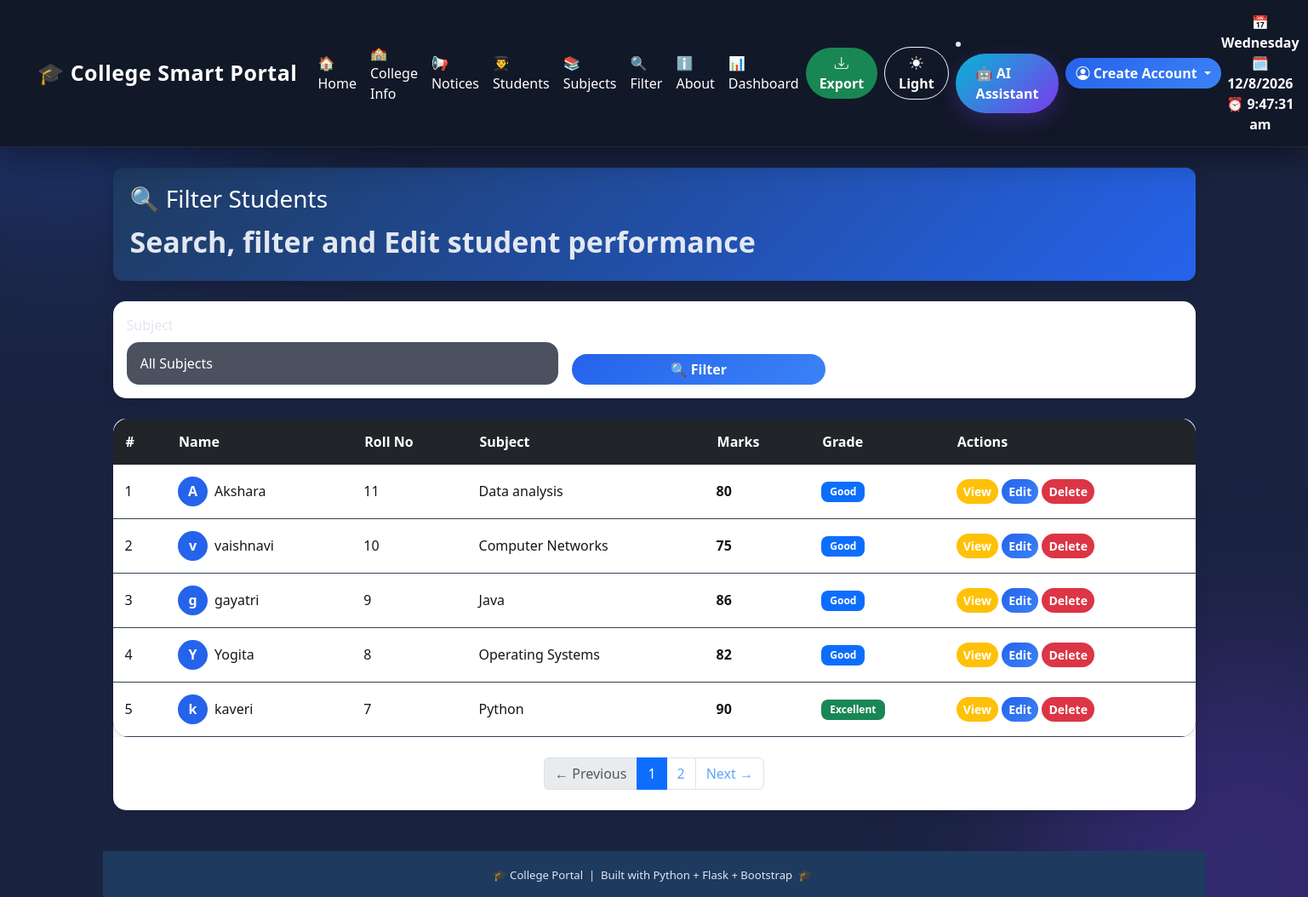
The app's page /filter, older data.
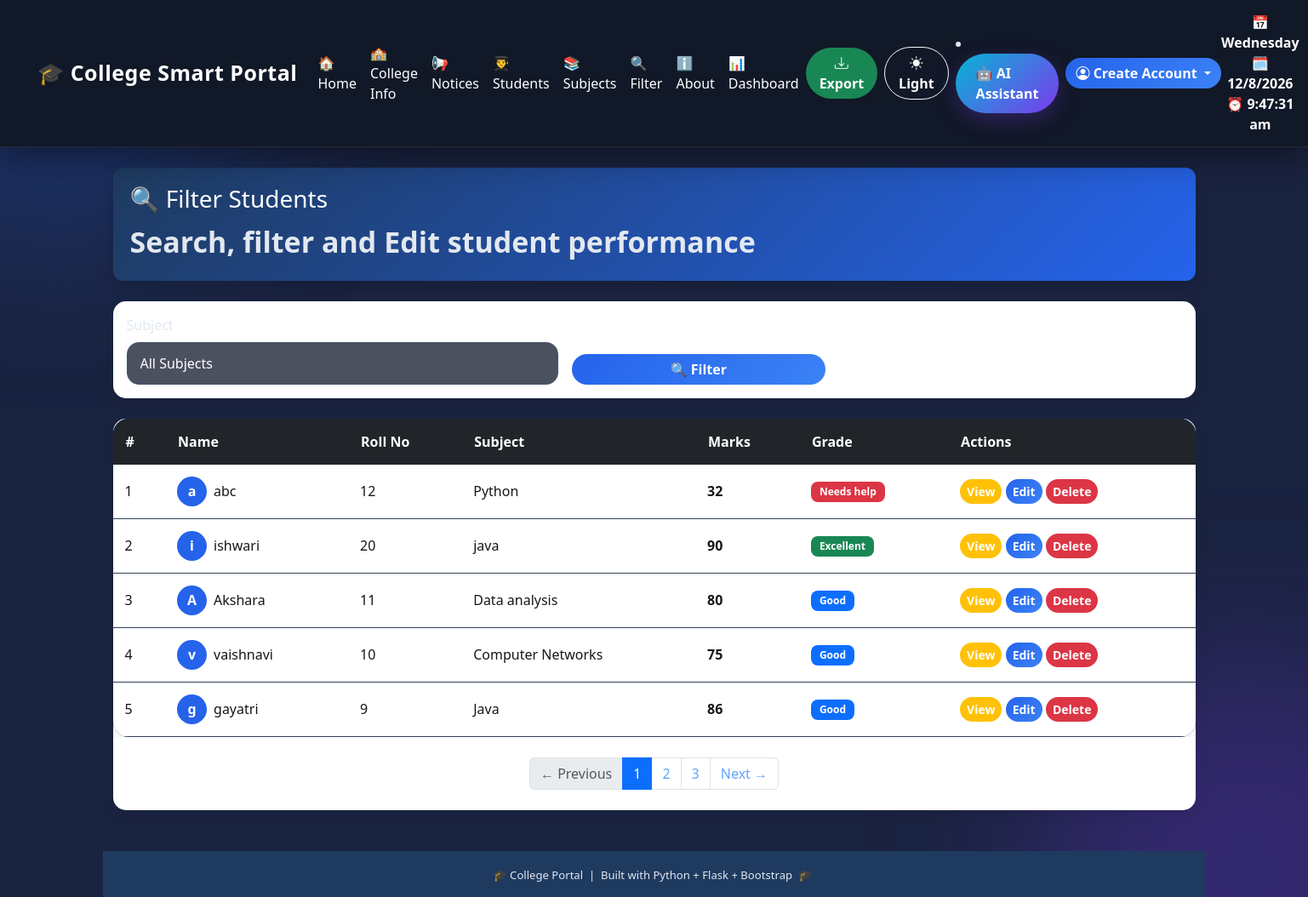
The same page, newer data.
### tables this page shows
CREATE TABLE stud (
            id INTEGER PRIMARY KEY AUTOINCREMENT,
            name TEXT NOT NULL,
            roll_no INTEGER NOT NULL,
            marks INTEGER NOT NULL
        , Subject TEXT, photo TEXT);

### app.py (the view)
@app.route('/filter')
def filter_students():
    subject = request.args.get('subject', '')
    grade = request.args.get('grade', '')
    page = request.args.get('page', 1, type=int)
    per_page = 5
    offset = (page - 1) * per_page
    conn = get_db(MOHINI_DB)
    subjects = conn.execute('''
        SELECT DISTINCT Subject
        FROM stud
        WHERE Subject IS NOT NULL
        AND Subject != ""
        ORDER BY Subject ASC
    ''').fetchall()
    query = 'SELECT * FROM stud WHERE 1=1'
    count_query = 'SELECT COUNT(*) FROM stud WHERE 1=1'
    params = []
    count_params = []
    if subject:
        query += ' AND Subject = ?'
        count_query += ' AND Subject = ?'
        params.append(subject)
        count_params.append(subject)
    if grade == 'excellent':
        query += ' AND marks >= 90'
        count_query += ' AND marks >= 90'
    elif grade == 'good':
        query += ' AND marks >= 75 AND marks < 90'
        count_query += ' AND marks >= 75 AND marks < 90'
    elif grade == 'average':
        query += ' AND marks >= 60 AND marks < 75'
        count_query += ' AND marks >= 60 AND marks < 75'
    elif grade == 'poor':
        query += ' AND marks < 45'
        count_query += ' AND marks < 45'
    total = conn.execute(
        count_query,
        count_params
    ).fetchone()[0]
    query += ' ORDER BY id DESC LIMIT ? OFFSET ?'
    params.extend([per_page, offset])
    students = conn.execute(
        query,
        params
    ).fetchall()
    conn.close()
    total_pages = (total + per_page - 1) // per_page
    return render_template(
        'filter.html',
        students=students,
        subjects=subjects,
        selected_subject=subject,
        selected_grade=grade,
        page=page,
        total_pages=total_pages
    )

### database.py (called while the page is built)
def get_db(MOHINI_DB):
    conn = sqlite3.connect(MOHINI_DB)
    conn.row_factory = sqlite3.Row
    return conn

### templates/filter.html (shortened to what this page needs)
{% extends 'base.html' %}
{% block content %}
<div class="container mt-4">
    <div class="page-title mb-4">
        <h3>🔍 Filter Students</h3>
        <p class="mb-0">Search, filter and Edit student performance</p>
    </div>
    <div class="glass-card p-3 mb-4">
        <form method="GET" action="{{ url_for('filter_students') }}">
            <div class="row g-3 align-items-end">
                <div class="col-md-5">
                    <label class="form-label">Subject</label>
                    <select name="subject" class="form-select">
                        <option value="">All Subjects</option>
                    </select>
                </div>
                <div class="col-md-3">
                    <button class="btn btn-primary w-100">
                        🔍 Filter
                    </button>
                </div>
            </div>
        </form>
    </div>
    <div class="glass-card p-0">
        {% if students %}
        <div class="table-responsive">
            <table class="table mb-0 align-middle ">
                <thead  class="table-dark">
                    <tr>
                        <th>#</th>
                        <th>Name</th>
                        <th>Roll No</th>
                        <th>Subject</th>
                        <th>Marks</th>
                        <th>Grade</th>
                        <th>Actions</th>
                    </tr>
                </thead>
                <tbody>
                    {% for student in students %}
                    <tr>
                        <td>{{ loop.index }}</td>
                        <td>
                            <div class="d-flex align-items-center gap-2">
                                <div class="avatar">
                                    {{ student['name'][0] }}
                                </div>
                                {{ student['name'] }}
                            </div>
                        </td>
                        <td>{{ student['roll_no'] }}</td>
                        <td>{{ student['Subject'] }}</td>
                        <td><b>{{ student['marks'] }}</b></td>
                        <td>
                            {% if student['marks'] >= 90 %}
                                <span class="badge bg-success">Excellent</span>
                            {% elif student['marks'] >= 75 %}
                                <span class="badge bg-primary">Good</span>
                            {% elif student['marks'] >= 60 %}
                                <span class="badge bg-warning text-dark">Average</span>
                            {% else %}
                                <span class="badge bg-danger">Needs help</span>
                            {% endif %}
                        </td>
                        <td>
                            <a href="{{ url_for('detail', id=student.id) }}"
                               class="btn btn-warning btn-sm"> View</a>
                            <a href="{{ url_for('edit_student', id=student['id']) }}"
                               class="btn btn-sm btn-primary">Edit</a>
                            <a href="{{ url_for('delete_student', id=student['id']) }}"
                               class="btn btn-sm btn-danger"
                               onclick="return confirm('Delete?')">Delete</a>
                        </td>
                    </tr>
                    {% endfor %}
                </tbody>
            </table>
        </div>
{% if total_pages > 1 %}
<div class="d-flex justify-content-center py-4">
    <nav>
        <ul class="pagination mb-0">
            {% if page > 1 %}
            <li class="page-item">
                <a class="page-link"
                   href="{{ url_for('filter_students',
                       subject=selected_subject,
                       grade=selected_grade,
                       page=page-1) }}">
                    ← Previous
                </a>
            </li>
            {% else %}
            <li class="page-item disabled">
                <span class="page-link">← Previous</span>
            </li>
            {% endif %}
            {% for p in range(1, total_pages + 1) %}
            <li class="page-item {% if p == page %}active{% endif %}">
                <a class="page-link"
                   href="{{ url_for('filter_students',
                       subject=selected_subject,
                       grade=selected_grade,
                       page=p) }}">
                    {{ p }}
                </a>
            </li>
            {% endfor %}
            {% if page < total_pages %}
            <li class="page-item">
                <a class="page-link"
                   href="{{ url_for('filter_students',
                       subject=selected_subject,
                       grade=selected_grade,
                       page=page+1) }}">
                    Next →
                </a>
            </li>
            {% else %}
            <li class="page-item disabled">
                <span class="page-link">Next →</span>
            </li>
            {% endif %}
        </ul>
    </nav>
</div>
{% endif %}
        {% else %}
        <div class="p-4 text-center text-muted">
            No students found 😢
        </div>
        {% endif %}
    </div>
</div>
  <footer style="background-color: #1e3a5f;" class="text-white text-center py-3 mt-5">
        <small>
            🎓 College Portal &nbsp;|&nbsp;
            Built with Python + Flask + Bootstrap &nbsp;🎓&nbsp;
        </small>
    </footer>
{% endblock %}

### templates/base.html (shortened to what this page needs)
<!DOCTYPE html>
<html lang="en">
<head>
<link rel="stylesheet"
href="https://cdn.jsdelivr.net/npm/bootstrap-icons@1.11.3/font/bootstrap-icons.min.css">
<link href="https://cdn.jsdelivr.net/npm/bootstrap@5.3.0/dist/css/bootstrap.min.css" rel="stylesheet">
<link rel="stylesheet" href="https://cdn.jsdelivr.net/npm/bootstrap-icons@1.11.3/font/bootstrap-icons.min.css">
</head>
<body class="dark-mode">
<nav class="navbar navbar-expand-lg navbar-dark sticky-top">
    <div class="container-fluid px-4">
        <a class="navbar-brand fw-bold" href="/">
            🎓 College Smart Portal
        </a>
        <div class="collapse navbar-collapse" id="navbarNav">
            <ul class="navbar-nav mx-auto align-items-lg-center ">
                <li class="nav-item">
                    <a class="nav-link custom-link" href="/">🏠 Home</a>
                </li>
                <li class="nav-item">
                    <a class="nav-link custom-link" href="/college_info">🏫 College Info</a>
                </li>
                <li class="nav-item">
                    <a class="nav-link custom-link" href="/notices">📢 Notices</a>
                </li>
                <li class="nav-item">
                    <a class="nav-link custom-link" href="/students">👨‍🎓 Students</a>
                </li>
                <li class="nav-item">
                    <a class="nav-link custom-link" href="/subjects">📚 Subjects</a>
                </li>
                <li class="nav-item">
                    <a class="nav-link custom-link" href="/filter">🔍 Filter</a>
                </li>
                <li class="nav-item">
                    <a class="nav-link custom-link" href="/about">ℹ️ About</a>
                </li>
                <li class="nav-item">
                    <a class="nav-link custom-link" href="/dashboard">📊 Dashboard</a>
                </li>
            </ul>
            <div class="d-flex align-items-center gap-2">
                <a href="/export" class="btn btn-success px-3">
                    <i class="bi bi-download"></i> Export
                </a>
            <button onclick="toggleTheme()"
                    class="btn btn-outline-light px-3"
                    id="themeBtn">
                <i class="bi bi-sun-fill"></i> Light
            </button>
              <li class="nav-item">
                    <a class="ai-assistant-btn" href="/assistant">
                        🤖 AI Assistant
                    </a>
             </li>
                <div class="dropdown">
                    <a class="btn btn-primary dropdown-toggle"
                       href="#"
                       data-bs-toggle="dropdown">
                        <i class="bi bi-person-circle"></i>
                        {{ session['username'] if session.get('username') else 'Create Account' }}
                    </a>
                </div>
            </div>
        </div>
      <div class="ms-auto fw-bold text-center" id="datetime"></div>
    </div>
</nav>
<div class="container mt-4 mb-5">
    {% block content %}
    {% endblock %}
</div>
</body>
</html>

### templates/filter.html (style rules this page uses)
body { background: #f4f7fb; }
.page-title { background: linear-gradient(135deg, #1e3a5f, #2563eb); color: white; padding: 20px; border-radius: 12px; box-shadow: 0 8px 20px rgba(0,0,0,0.15); }
.glass-card { background: white; border-radius: 15px; box-shadow: 0 6px 18px rgba(0,0,0,0.08); }
.avatar { width: 35px; height: 35px; border-radius: 50%; background: #2563eb; color: white; display: flex; align-items: center; justify-content: center; font-weight: bold; }
.badge { padding: 6px 10px; border-radius: 8px; font-size: 12px; }

Row changes from the older to the newer data that the page shows:
no longer on this page (row unchanged): stud: name "Y", name "Yogita", roll_no "8", Subject "Operating Systems", marks "82", shows "Good"
no longer on this page (row unchanged): stud: name "k", name "kaveri", roll_no "7", Subject "Python", marks "90", shows "Excellent"
added stud: name "a", name "abc", roll_no "12", Subject "Python", marks "32", shows "Needs help"
added stud: name "i", name "ishwari", roll_no "20", Subject "java", marks "90", shows "Excellent"
Text that changed along with them:
new list line: "3"
